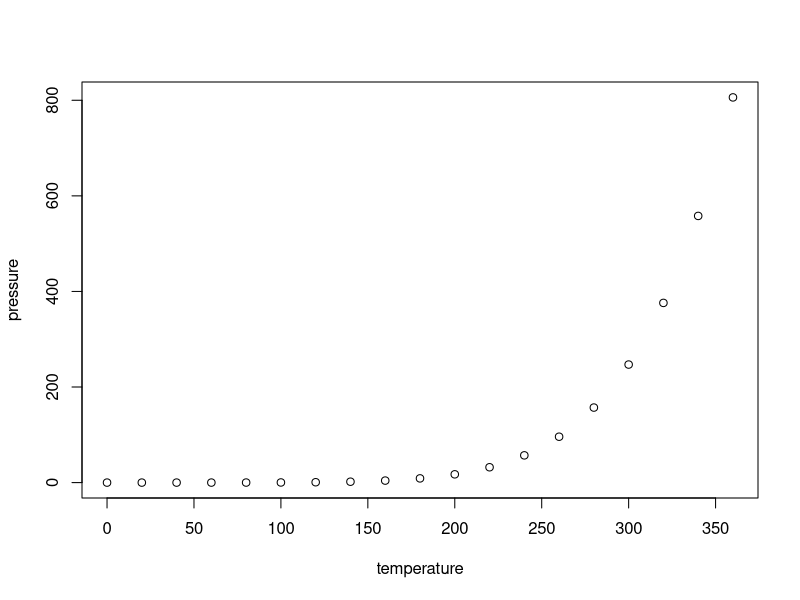
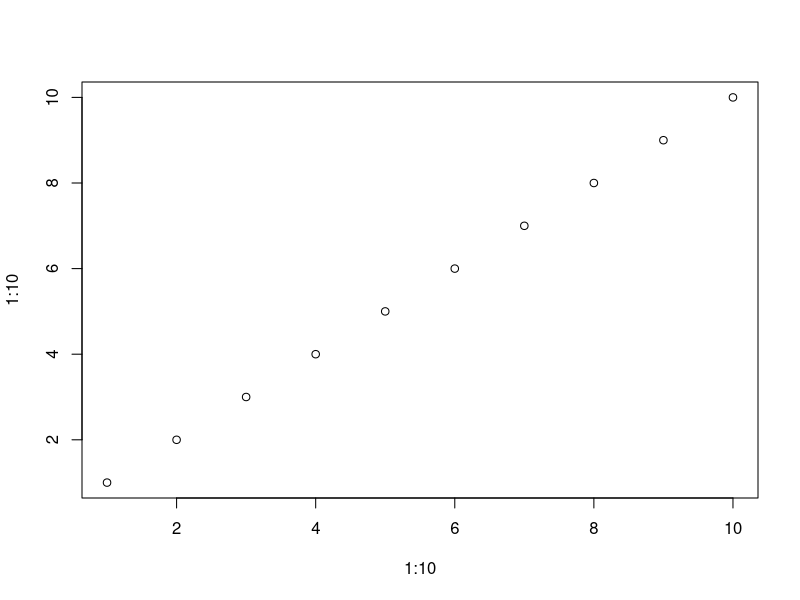

R code for these plots, in order:
## ---- chunk 1
knitr::opts_chunk$set(echo = TRUE)
## ---- chunk 2
summary(cars)
## ---- chunk 3
plot(pressure)
## ---- chunk 4
plot(1:10,1:10)
